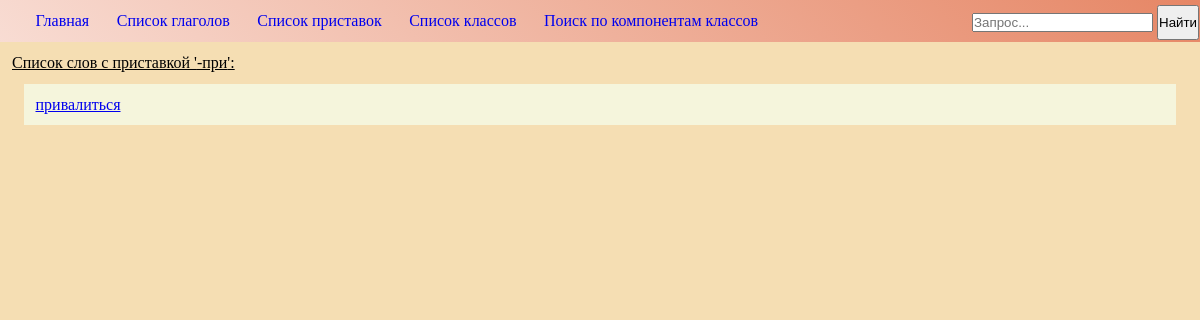
The page /prefs/1/wordlist/ on the database as committed earlier.
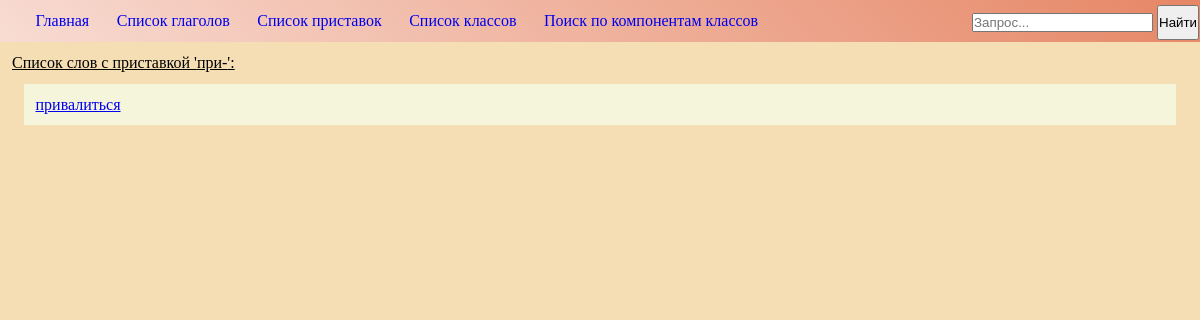
The same page on the database as committed later.
### prefs/models.py (models this page shows, shortened)
class Pref(models.Model):
    pref = models.CharField(max_length=10)

### prefs/views.py (the view)
# urls.py: url(r'^(?P<class_id>[0-9]+)/wordlist/$', views.wordlist, name='wordlist'),
def wordlist(request, pref_id='1'):
    context = {}
    pref = Pref.objects.get(id=pref_id)
    if pref:
        context['pref'] = pref
        context['wordlist'] = Word.objects.filter(pref=pref.id)
    return render(request, 'prefs/wordlist.html', context)

### templates/prefs/wordlist.html (shortened to what this page needs)
{% extends "base.html" %}
{% block content %}
    <p id="meaning">Список слов с приставкой '{{ pref.pref }}':</p>
    {% for word in wordlist %}
     <p class="line"> <a href="{% url 'words:classes' word.id %}" class="element_links">{{ word.word }}</a>
            {% endfor %}</p>
{% endblock %}

Rows that differ between the two databases and show on the page:
changed Pref: pref "-при" → "при-"
